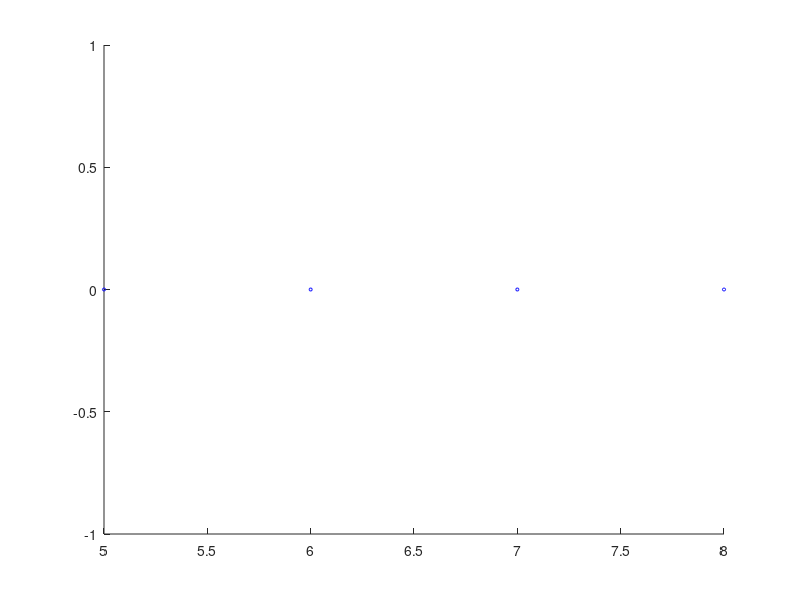

The MATLAB source for this figure: (Note: this script raises an error after producing the figure.)
clc
close all
%% rectangular grid
u = 1;
c=1;
var = 0.009;
grid_x=0:1:15;
grid_y=0:1:15;
BS_x = 5:u:8;
BS_y = zeros(1,length(BS_x));
%% Plotting the grid, MS, BS
figure
scatter(BS_x,BS_y,LineWidth=5,Color='b');
hold on
for x = 1:u:length(grid_x)
    for y = 1:u:length(grid_y)
         plot(grid_x(x),grid_y(y),'*',Color='r');
    end
end
MS_x = randsrc(1,1,grid_x);
MS_y = randsrc(1,1,grid_y);
plot(MS_x,MS_y,'O',LineWidth=5,Color='m');
     %% signal and noise 
    t1 = sqrt((MS_x-BS_x(1))^2 + (MS_y-BS_y(1))^2);
    t2 = sqrt((MS_x-BS_x(2))^2 + (MS_y-BS_y(2))^2);
    t3 = sqrt((MS_x-BS_x(3))^2 + (MS_y-BS_y(3))^2);
    t4 = sqrt((MS_x-BS_x(4))^2 + (MS_y-BS_y(4))^2);
    tau_1 = (t1-t1)/c;
    tau_2 = (t2-t1)/c;
    tau_3 = (t3-t1)/c;
    tau_4 = (t4-t1)/c;
    s = @(t)(exp(-t)); 
    %[0.1117    0.1363    0.6787    0.4952    0.1897    0.4950    0.1476    0.0550    0.8507    0.5606    0.9296 0.6967    0.5828    0.8154    0.8790    0.9889    0.0005    0.8654    0.6126    0.9900    0.5277    0.4795 0.8013    0.2278    0.4981    0.9009    0.5747    0.8452    0.7386    0.5860    0.2467    0.6664];%rand(1,2*ceil(length(grid_y)/c));
    n1 = sqrt(var)*randn(1,1);
    n2 = sqrt(var)*randn(1,1);
    n3 = sqrt(var)*randn(1,1);
    n4 = sqrt(var)*randn(1,1);
    %% received signal
    s_len = length(s);
    r1 = s(tau_1)+n1;
    r2 = s(tau_2)+n2;
    r3 = s(tau_3)+n3;
    r4 = s(tau_4)+n4;


min_llf = 100000;
est_x = 0;
est_y = 0;
for x = 1:u:length(grid_x)
    for y = 1:u:length(grid_y)
        temp =  sqrt((x-BS_x(1))^2 + (y-BS_y(1))^2);
        tau_11 = -(temp- sqrt((x-BS_x(1))^2 + (y-BS_y(1))^2))/c;
        tau_12 = -(temp - sqrt((x-BS_x(2))^2 + (y-BS_y(2))^2))/c;
        tau_13 = -(temp - sqrt((x-BS_x(3))^2 + (y-BS_y(3))^2))/c;
        tau_14 = -(temp - sqrt((x-BS_x(4))^2 + (y-BS_y(4))^2))/c;
        llf =  (r1 - s(tau_11))^2 +...
        (r2 - s(tau_12))^2 +...
        (r3 - s(tau_13))^2 + ...
        (r4 - s(tau_14))^2; 
         if(llf<min_llf)
             min_llf = llf;
             est_x = x;
             est_y = y;
         end
    end
end
plot(est_x,est_y,'d',LineWidth=2)
hold off










